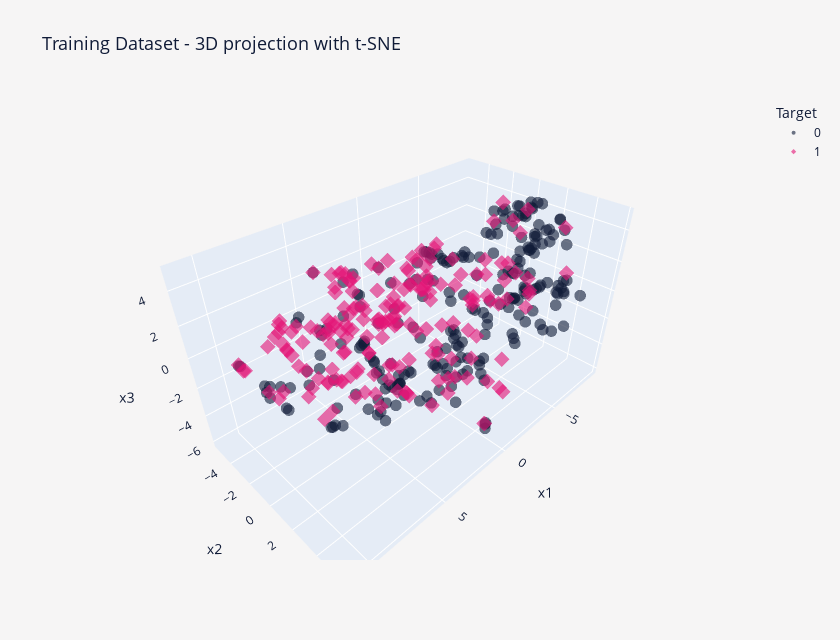

Notebook code cell kept with this figure:
### Code cell
fig = px.scatter_3d(
    data_frame=X3D,
    x="x1",
    y="x2",
    z="x3",
    symbol="Target",
    symbol_sequence=["circle", "diamond"],
    color="Target",
    color_discrete_sequence=["#101B37", "#E41376"],
    opacity=0.6,
    height=640,
    width=840,
    title="Training Dataset - 3D projection with t-SNE",
)
fig.update_layout(
    font_color=FONT_COLOR,
    title_font_size=18,
    plot_bgcolor=BACKGROUND_COLOR,
    paper_bgcolor=BACKGROUND_COLOR,
)
fig.update_traces(marker_size=4)
fig.show()

### Figure 1 — Plotly figure (JSON) as saved in the notebook; plotly's stock layout.template omitted (floating-point values rounded to 4 significant figures; data arrays with more than 128 entries replaced by an {"elided": "..."} marker saying what was removed)
{"data": [{"hovertemplate": "Target=0<br>x1=%{x}<br>x2=%{y}<br>x3=%{z}<extra></extra>", "legendgroup": "0", "marker": {"color": "#101B37", "opacity": 0.6, "size": 4, "symbol": "circle"}, "mode": "markers", "name": "0", "scene": "scene", "showlegend": true, "type": "scatter3d", "x": {"elided": "230 float values"}, "y": {"elided": "230 float values"}, "z": {"elided": "230 float values"}}, {"hovertemplate": "Target=1<br>x1=%{x}<br>x2=%{y}<br>x3=%{z}<extra></extra>", "legendgroup": "1", "marker": {"color": "#E41376", "opacity": 0.6, "size": 4, "symbol": "diamond"}, "mode": "markers", "name": "1", "scene": "scene", "showlegend": true, "type": "scatter3d", "x": {"elided": "184 float values"}, "y": {"elided": "184 float values"}, "z": {"elided": "184 float values"}}], "layout": {"font": {"color": "#101B37"}, "height": 640, "legend": {"title": {"text": "Target"}, "tracegroupgap": 0}, "paper_bgcolor": "#F6F5F5", "plot_bgcolor": "#F6F5F5", "scene": {"domain": {"x": [0, 1], "y": [0, 1]}, "xaxis": {"title": {"text": "x1"}}, "yaxis": {"title": {"text": "x2"}}, "zaxis": {"title": {"text": "x3"}}}, "title": {"font": {"size": 18}, "text": "Training Dataset - 3D projection with t-SNE"}, "width": 840}}
